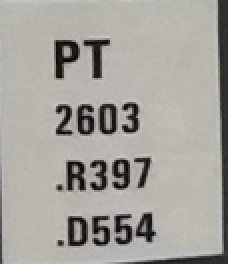
//> input picture result/template.png, 114 x 132 px (shown 2 times larger)
$ ./textsq   (built with g++ and OpenCV 4)
//> lines starting //> are read from the running program, lines starting //| are printed output that depends on the picture; after the words box and inside, x2 and y2 are one past the last pixel; in counts of white or black regions, pixels touching at a corner belong together


#include <opencv2/core/core.hpp>
#include <opencv2/highgui/highgui.hpp>
#include <opencv2/imgproc/imgproc.hpp>
#include <iostream>

using namespace cv;
using namespace std;


#define INPUT "/home/cosc/student/dil15/Desktop/Project/template.png"

void detect_text(string input);
int main(int argc, char** argv)
{
    //Mat large = imread(argv[1]);
    detect_text(INPUT);


    return 0;
}

void detect_text(string input){
    Mat large = imread(input);
//> large is the input picture: 132 rows x 114 cols, CV_8UC3; mean B, G, R 157.1, 163.2, 165.7
    Size size(4128,2322);//the dst image size,e.g.100x100
    resize(large,large,size);//resize image
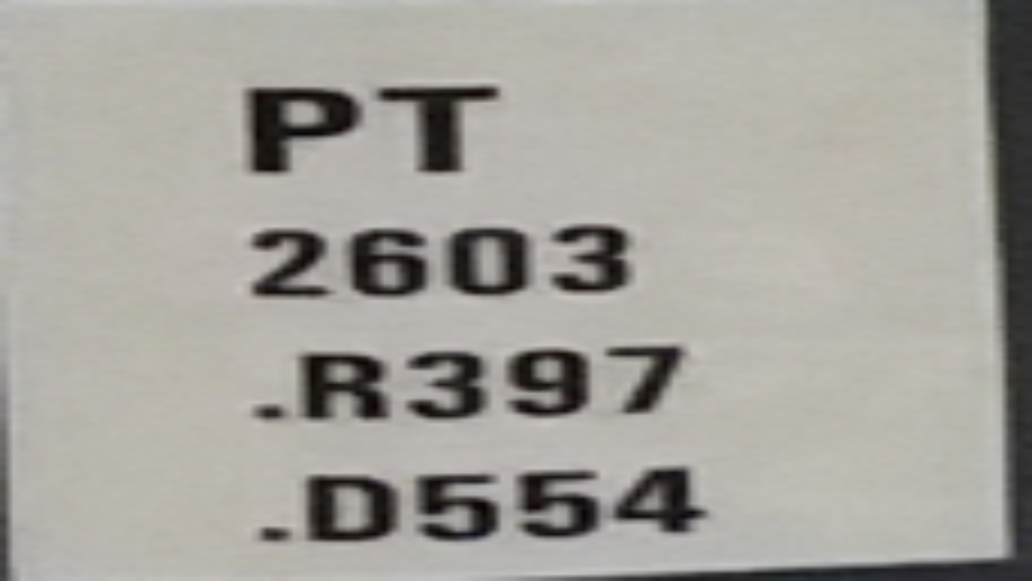
//> large: 2322 rows x 4128 cols, CV_8UC3 (shown at 1/4 size); mean B, G, R 156.9, 163.1, 165.6

    Mat rgb;
    // downsample and use it for processing
    pyrDown(large, rgb);
    pyrDown(rgb, rgb);
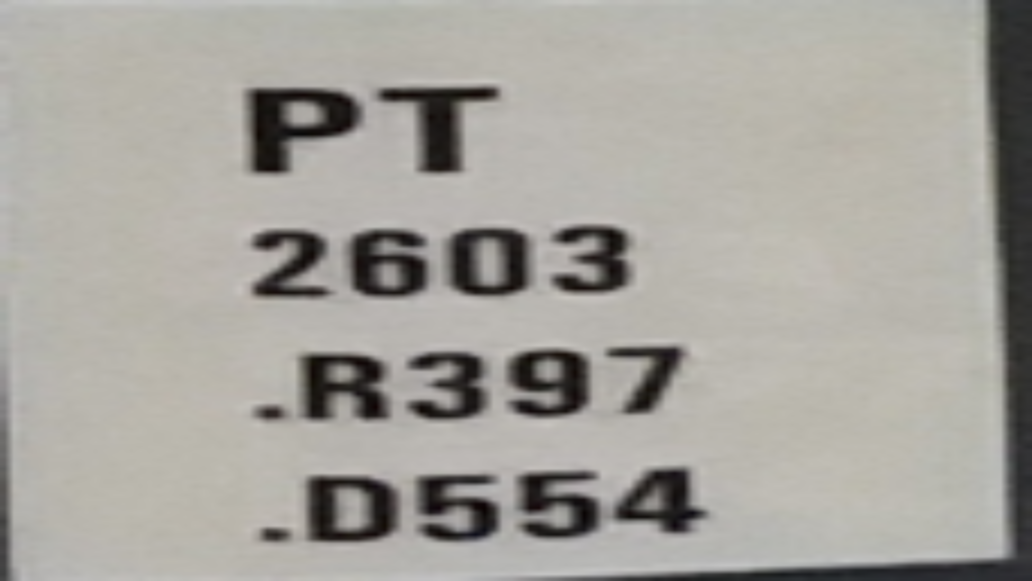
//> rgb: 581 rows x 1032 cols, CV_8UC3; mean B, G, R 157, 163.1, 165.6
    Mat small;
    cvtColor(rgb, small, CV_BGR2GRAY);
    // morphological gradient
    Mat grad;
    Mat morphKernel = getStructuringElement(MORPH_ELLIPSE, Size(3, 3));
    morphologyEx(small, grad, MORPH_GRADIENT, morphKernel);
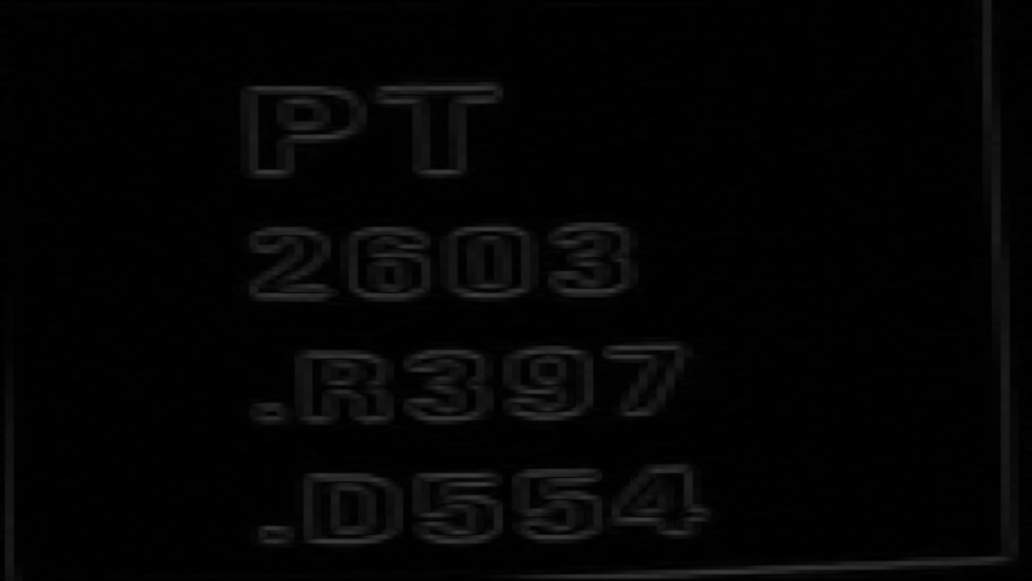
//> grad: 581 rows x 1032 cols, CV_8UC1; min 0, max 61, mean 3.9
    // binarize
    Mat bw;
    threshold(grad, bw, 0.0, 255.0, THRESH_BINARY | THRESH_OTSU);
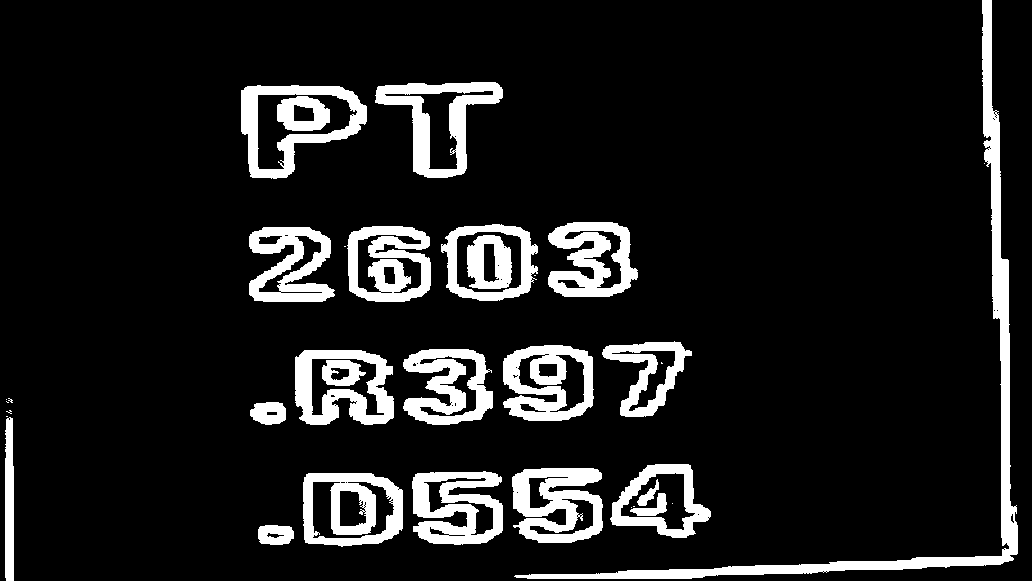
//> bw: 581 rows x 1032 cols, CV_8UC1; 11.6% white; 35 white regions (12 under 20 px), largest, box (x1, y1, x2, y2) and area: (514, 0, 1018, 579) 10323, (512, 468, 603, 543) 4413, (375, 82, 503, 178) 4366
    // connect horizontally oriented regions
    Mat connected;
    morphKernel = getStructuringElement(MORPH_RECT, Size(9, 1));
    morphologyEx(bw, connected, MORPH_CLOSE, morphKernel);
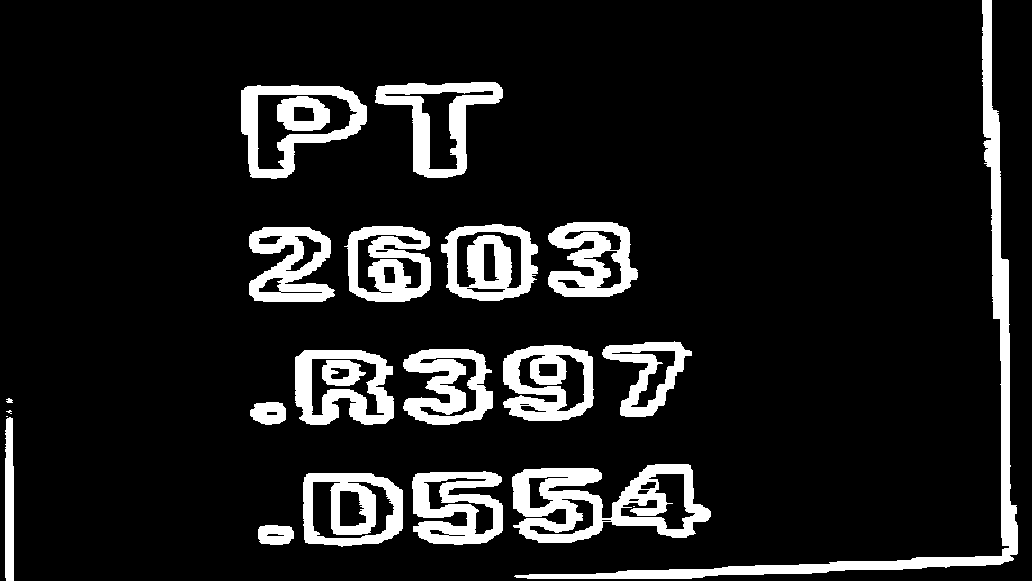
//> connected: 581 rows x 1032 cols, CV_8UC1; 11.8% white; 23 white regions (3 under 20 px)
    // find contours
    Mat mask = Mat::zeros(bw.size(), CV_8UC1);
    vector<vector<Point> > contours;
    vector<Vec4i> hierarchy;
    findContours(connected, contours, hierarchy, CV_RETR_CCOMP, CV_CHAIN_APPROX_SIMPLE, Point(0, 0));
//> contours = 62 contours, 6 with area under 20; largest, box (x1, y1, x2, y2) and area: (512, 464, 711, 543) 10074, (514, 0, 1018, 579) 9332, (241, 85, 367, 179) 7954, (303, 473, 403, 547) 6550, (375, 82, 503, 178) 6224
    // filter contours
    for(int idx = 0; idx >= 0; idx = hierarchy[idx][0]){
        Rect rect = boundingRect(contours[idx]);
        Mat maskROI(mask, rect);
        maskROI = Scalar(0, 0, 0);
        // fill the contour
        drawContours(mask, contours, idx, Scalar(255, 255, 255), CV_FILLED);

        RotatedRect rrect = minAreaRect(contours[idx]);
        double r = (double)countNonZero(maskROI) / (rrect.size.width * rrect.size.height);

        Scalar color;
        int thickness = 1;
        // assume at least 25% of the area is filled if it contains text
        if (r > 0.25 &&
        (rrect.size.height > 8 && rrect.size.width > 8) // constraints on region size
        // these two conditions alone are not very robust. better to use something
        //like the number of significant peaks in a horizontal projection as a third condition
        ){
            thickness = 2;
            color = Scalar(0, 255, 0);

        }
        else
        {
            thickness = 1;
            color = Scalar(0, 0, 255);
        }


        Point2f pts[4];
        rrect.points(pts);

        for (int i = 0; i < 4; i++)
        {
            //line(rgb, Point((int)pts[i].x, (int)pts[i].y), Point((int)pts[(i+1)%4].x, (int)pts[(i+1)%4].y), color, thickness);


        }
        Mat sharependCrop;
        Rect lett = rrect.boundingRect();
        Rect bounds(0,0,rgb.cols,rgb.rows);
        Mat crop = rgb(lett & bounds);  // make sure, we stay inside the image
        Size sizeCrop(4128,2322);//the dst image size,e.g.100x100
        resize(crop,crop,sizeCrop);//resize image
        cv::GaussianBlur(crop, crop, cv::Size(0, 0), 3);
        cv::addWeighted(crop, 1.5, crop, -0.5, 0, crop);
        //cv::GaussianBlur(crop, sharependCrop, cv::Size(0,0), 1 );
        //cv::addWeighted(crop, 1.5, sharependCrop, -0.5, 0, crop);
        imwrite(format("./templateOriginal_%d.tiff", idx), crop);


    }
//> this loop made 23 passes
//> (rrect, r, lett) on passes 1, 3, 9, 11, 12, 13, 14, 16: (centre (275.5, 534.5), size (19, 35), angle -90, 0.949, Rect(258, 525, 36, 20)), (centre (352.5, 509.5), size (73, 99), angle -90, 0.928, Rect(303, 473, 100, 74)), (centre (267.5, 413), size (22, 35), angle -90, 0.879, Rect(250, 402, 36, 23)), (centre (343.5, 372.5), size (25, 43), angle -90, 0.826, Rect(322, 360, 44, 26)), (centre (344, 387), size (74, 98), angle -90, 0.87, Rect(295, 350, 99, 75)), (centre (447.5, 386.5), size (75, 89), angle -90, 0.742, Rect(403, 349, 90, 76)), (centre (548, 382.5), size (75, 90), angle -90, 0.863, Rect(503, 345, 91, 76)), (centre (291.5, 264), size (74, 85), angle -90, 0.74, Rect(249, 227, 86, 75))
//> (rect, rrect, r, lett) on passes 4, 5, 8, 15, 21, 22: (Rect(412, 471, 91, 74), centre (457.2, 507.8), size (89.7, 72.6), angle -1.1, 0.82, Rect(411, 470, 93, 76)), (Rect(512, 464, 199, 79), centre (611, 503.1), size (197.4, 75), angle -2, 0.708, Rect(511, 462, 201, 84)), (Rect(6, 410, 6, 4), centre (9, 411), size (2.7, 5.4), angle -63.4, 0.833, Rect(5, 408, 8, 7)), (Rect(602, 341, 90, 76), centre (648.7, 378.7), size (88.9, 73.7), angle -4.8, 0.55, Rect(601, 338, 97, 83)), (Rect(241, 85, 126, 94), centre (303.5, 131.5), size (93, 125), angle -90, 0.701, Rect(241, 84, 126, 95)), (Rect(375, 82, 128, 96), centre (439, 129.8), size (127.2, 94.6), angle -0.9, 0.534, Rect(374, 81, 131, 99))
//> pass 1, in detect_text, `Mat crop = rgb(lett & bounds);`:
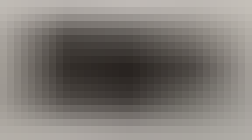
//> crop: 20 rows x 36 cols, CV_8UC3 (shown 7 times larger); mean B, G, R 116.9, 121.7, 126.4
//> after the loop:
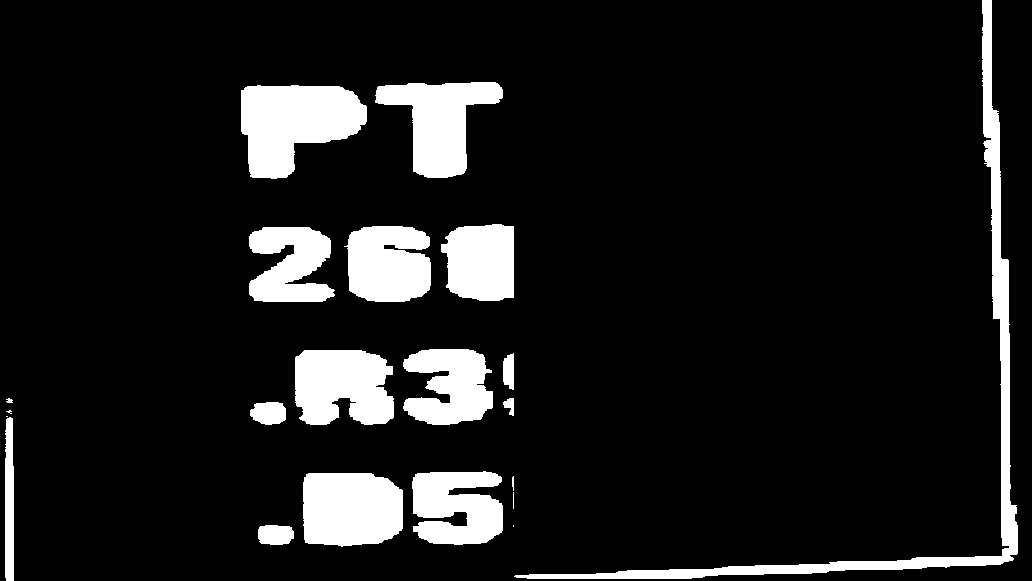
//> mask: 581 rows x 1032 cols, CV_8UC1; 11.1% white; 21 white regions (4 under 20 px), largest, box (x1, y1, x2, y2) and area: (514, 0, 1018, 579) 10420, (241, 85, 367, 179) 8150, (303, 473, 403, 547) 6704

    imwrite("./wholePic.jpg", rgb);
}
